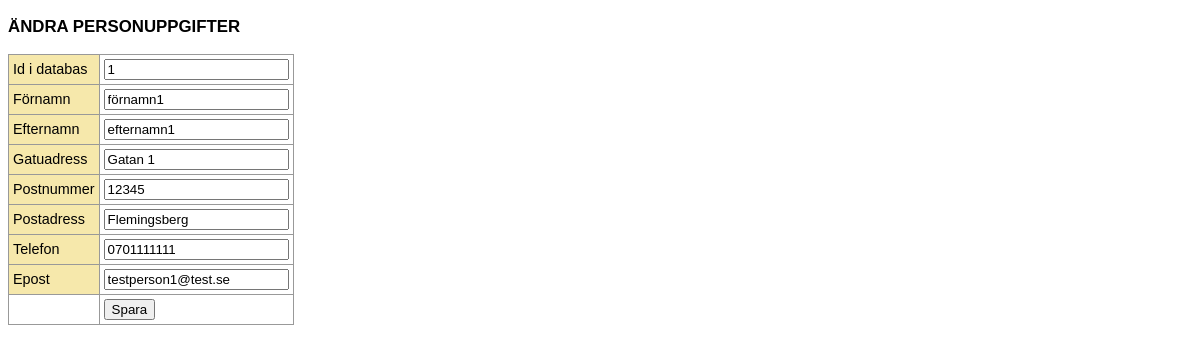
The app's page /CRUD/crud/update.php?personId=1 with its own data.
### tables this page shows
CREATE TABLE IF NOT EXISTS `person` (
  `personid` int(11) NOT NULL AUTO_INCREMENT,
  `fnamn` varchar(255) NOT NULL,
  `enamn` varchar(255) NOT NULL,
  `postnummer` varchar(255) NOT NULL,
  `gatuadress` varchar(255) NOT NULL,
  `postadress` varchar(255) NOT NULL,
  `telefon` varchar(255) NOT NULL,
  `epost` varchar(255) NOT NULL,
  PRIMARY KEY (`personid`)
);

### CRUD/crud/update.php (the view, shortened to what this page needs)
<!DOCTYPE html>
<html lang="sv-se">
	<head>
		<link rel="stylesheet" type="text/css" href="crud_stil.css">
	</head>
<body>
<?php
	require('databaskoppling.php');
	if(isset($_POST['spara'])){
		$PersonId = $_POST['personId'];
		$Fnamn = $_POST['fnamn'];
		$Enamn = $_POST['enamn'];
		$Gatuadress = $_POST['gatuadress'];
		$Postnummer = $_POST['postnummer'];
		$Postadress = $_POST['postadress'];
		$Telefon = $_POST['telefon'];
		$Epost = $_POST['epost'];
		$sql = "UPDATE person SET fnamn='$Fnamn', enamn='$Enamn', gatuadress='$Gatuadress', postnummer='$Postnummer', postadress='$Postadress',
		telefon='$Telefon', epost='$Epost' WHERE personId=$PersonId";
				$mysqli->query($sql);
		echo "Personen är nu ändrad<br />";
		echo "<a href='read.php'>Tillbaka till listningssidan</a>";
	}
	else{
		$PersonId = $_GET['personId'];
		$sql = "SELECT * FROM person WHERE personId=$PersonId";
		$result = $mysqli->query($sql);
		$myRow = $result->fetch_array()
		?>
		<h3>&Auml;ndra personuppgifter</h3>
		<form action="update.php" method="post">
			<table>
				<tr><td class="yell">Id i databas</td><td><input type="text" name="personId" value="<?php echo $myRow['personid']; ?>" readonly /></td></tr>
				<tr><td class="yell">Förnamn</td><td><input type="text" name="fnamn" value="<?php echo $myRow['fnamn']; ?>" /></td></tr>
				<tr><td class="yell">Efternamn</td><td><input type="text" name="enamn" value="<?php echo $myRow['enamn']; ?>" /></td></tr>
				<tr><td class="yell">Gatuadress</td><td><input type="text" name="gatuadress" value="<?php echo $myRow['gatuadress']; ?>" /></td></tr>
				<tr><td class="yell">Postnummer</td><td><input type="text" name="postnummer" value="<?php echo $myRow['postnummer']; ?>" /></td></tr>
				<tr><td class="yell">Postadress</td><td><input type="text" name="postadress" value="<?php echo $myRow['postadress']; ?>" /></td></tr>
				<tr><td class="yell">Telefon</td><td><input type="text" name="telefon" value="<?php echo $myRow['telefon']; ?>" /></td></tr>
				<tr><td class="yell">Epost</td><td><input type="text" name="epost" value="<?php echo $myRow['epost'] ?>" /></td></tr>
				<tr><td></td><td><input type="submit" name="spara" value="Spara" /></td></tr>
			</table>
		</form>
		<?php
		}
		?>
	</body>
</html>

### CRUD/crud/crud_stil.css (style rules this page uses)
body { font-family: arial, verdana, helvetica, sans-serif; font-size: 0.9em; }
h3 { text-transform: uppercase; }
table { border-collapse: collapse; }
th, td { border: 1px solid #999; padding: 4px; }
td.yell { background-color: #F6E8AB; }

### records on screen
person: personId "1", fnamn "förnamn1", enamn "efternamn1", gatuadress "Gatan 1", postnummer "12345", postadress "Flemingsberg", telefon "0701111111", epost "testperson1@test.se"
